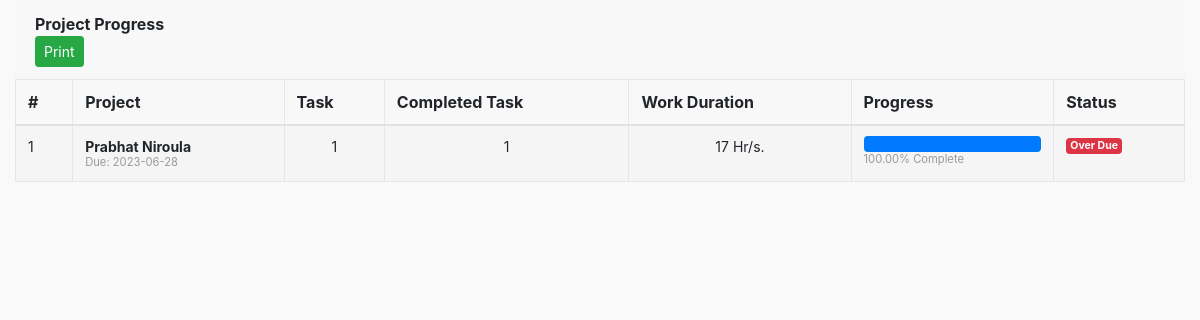
The app's page /reports.php with its own data.
### tables this page shows
CREATE TABLE `project_list` (
  `id` int(30) NOT NULL,
  `name` varchar(200) NOT NULL,
  `description` text NOT NULL,
  `status` tinyint(2) NOT NULL,
  `start_date` date NOT NULL,
  `end_date` date NOT NULL,
  `manager_id` int(30) NOT NULL,
  `user_ids` text NOT NULL,
  `date_created` datetime NOT NULL DEFAULT current_timestamp()
);

### reports.php (the view, shortened to what this page needs)
<?php include 'db_connect.php' ?>
<div class="col-md-12">
  <div class="card card-outline card-success">
    <div class="card-header">
      <b>Project Progress</b>
      <div class="card-tools">
        <button class="btn btn-flat btn-sm bg-gradient-success btn-success" id="print">
          <i class="fa fa-print"></i> Print
        </button>
      </div>
    </div>
    <div class="card-body p-0">
      <div class="table-responsive" id="printable">
        <table class="table m-0 table-bordered">
          <thead>
            <th>#</th>
            <th>Project</th>
            <th>Task</th>
            <th>Completed Task</th>
            <th>Work Duration</th>
            <th>Progress</th>
            <th>Status</th>
          </thead>
          <tbody>
            <?php
            $i = 1;
            $stat = array("Pending", "Started", "On-Progress", "On-Hold", "Over Due", "Done");
            $where = "";
            $qry = $conn->query("SELECT * FROM project_list $where ORDER BY name ASC");
            while ($row = $qry->fetch_assoc()) :
              $tprog = $conn->query("SELECT * FROM task_list WHERE project_id = {$row['id']}")->num_rows;
              $cprog = $conn->query("SELECT * FROM task_list WHERE project_id = {$row['id']} AND status = 3")->num_rows;
              $prog = $tprog > 0 ? ($cprog / $tprog) * 100 : 0;
              $prog = $prog > 0 ? number_format($prog, 2) : $prog;
              $dur = $conn->query("SELECT SUM(time_rendered) AS duration FROM user_productivity WHERE project_id = {$row['id']}");
              $dur = $dur->num_rows > 0 ? $dur->fetch_assoc()['duration'] : 0;
            ?>
              <tr>
                <td>
                  <?php echo $i++ ?>
                </td>
                <td>
                  <a>
                    <?php echo ucwords($row['name']) ?>
                  </a>
                  <br>
                  <small>
                    Due: <?php echo date("Y-m-d", strtotime($row['end_date'])) ?>
                  </small>
                </td>
                <td class="text-center">
                  <?php echo number_format($tprog) ?>
                </td>
                <td class="text-center">
                  <?php echo number_format($cprog) ?>
                </td>
                <td class="text-center">
                  <?php echo number_format($dur) . ' Hr/s.' ?>
                </td>
                <td class="project_progress">
                  <div class="progress progress-sm">
                    <div class="progress-bar bg-green" role="progressbar" aria-valuenow="57" aria-valuemin="0" aria-valuemax="100" style="width: <?php echo $prog ?>%">
                    </div>
                  </div>
                  <small>
                    <?php echo $prog ?>% Complete
                  </small>
                </td>
                <td class="project-state">
                  <?php
                  if ($stat[$row['status']] == 'Pending') {
                    echo "<span class='badge badge-secondary'>{$stat[$row['status']]}</span>";
                  } elseif ($stat[$row['status']] == 'Started') {
                    echo "<span class='badge badge-primary'>{$stat[$row['status']]}</span>";
                  } elseif ($stat[$row['status']] == 'On-Progress') {
                    echo "<span class='badge badge-info'>{$stat[$row['status']]}</span>";
                  } elseif ($stat[$row['status']] == 'On-Hold') {
                    echo "<span class='badge badge-warning'>{$stat[$row['status']]}</span>";
                  } elseif ($stat[$row['status']] == 'Over Due') {
                    echo "<span class='badge badge-danger'>{$stat[$row['status']]}</span>";
                  } elseif ($stat[$row['status']] == 'Done') {
                    echo "<span class='badge badge-success'>{$stat[$row['status']]}</span>";
                  }
                  ?>
                </td>
              </tr>
            <?php endwhile; ?>
          </tbody>
        </table>
      </div>
    </div>
  </div>
</div>
<!DOCTYPE html>
<html>
<head>
  <link rel="stylesheet" href="https://cdnjs.cloudflare.com/ajax/libs/twitter-bootstrap/4.5.2/css/bootstrap.min.css">
</head>

### reports.php (style rules this page uses)
.card { background-color: #f5f5f5; border: none; }
.card-header { background-color: #f8f8f8; border-bottom: 1px solid #e6e6e6; }
.card-body { padding: 0; }
.table { margin-bottom: 0; }
.table th, .table td { border: 1px solid #e6e6e6; }
.table th { background-color: #f8f8f8; }
.table thead th { border-top: none; font-weight: bold; }
.table td { font-size: 14px; }
.table td a { color: #333; font-weight: bold; }
.table td small { color: #999; }
.table td.project_progress { padding-top: 10px; padding-bottom: 10px; }

### records on screen
project_list: name "Prabhat Niroula", end_date "2023-06-28", tprog "1", cprog "1", dur "17", prog "100.00", status "Over Due"
